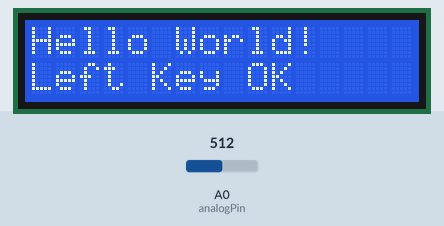
Simulated run of this sketch. Board: Arduino Uno, built with avr-gcc and run on an emulated ATmega328P. Parts: 16×2 character LCD. Inputs (shaded band) come from the test bench; at power-on: A0 (analogPin) = 512.

Above: at 1.2 s.
1.3 s: A0 (analogPin) set to 716
At 2.5 s:
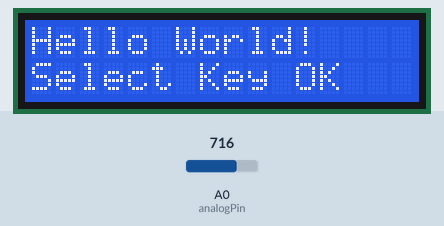
2.8 s: A0 (analogPin) set to 900
At 3.8 s:
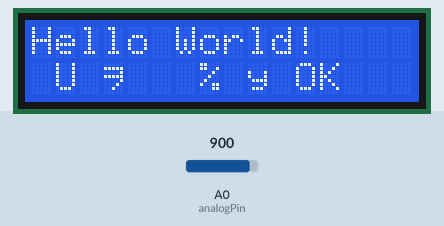
4.3 s: A0 (analogPin) set to 306
At 5.0 s:
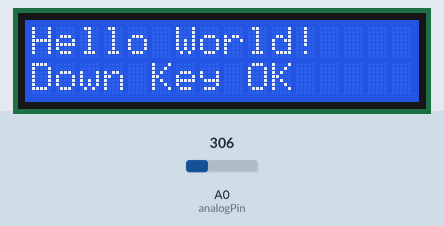
5.8 s: A0 (analogPin) set to 122
At 6.2 s:
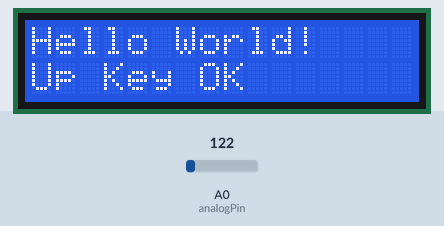
7.3 s: A0 (analogPin) set to 0
At 8.4 s:
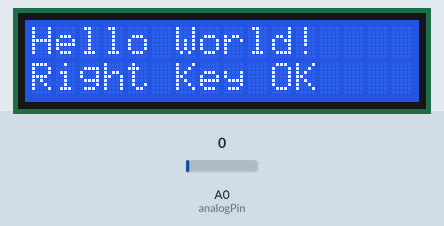
8.8 s: A0 (analogPin) set to 1023
At 9.6 s:
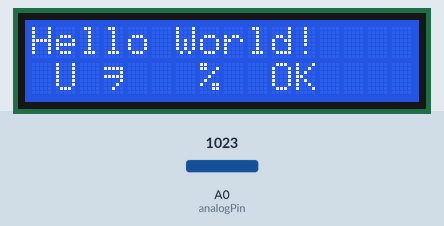
Timing chart, 0 to 11.3 s (numbered marks = the images above; inputs shaded):
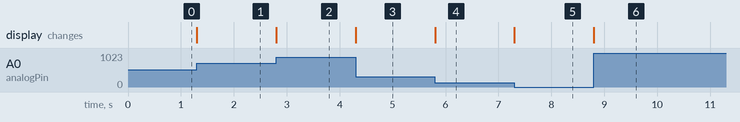

Measured:
- after the input at 1.3 s, the display: changes at once (image 1)
- after the input at 2.8 s, the display: changes at once (image 2)
- after the input at 4.3 s, the display: changes at once (image 3)
- after the input at 5.8 s, the display: changes at once (image 4)
- after the input at 7.3 s, the display: changes at once (image 5)
- after the input at 8.8 s, the display: changes at once (image 6)

The sketch:

hello_piano.ino
```cpp
/*
Hello World Tutorial - http://tutorial.cytron.com.my/2011/08/12/project-1-%E2%80%9Chello-world%E2%80%9D-on-lcd/
*/
#include <LiquidCrystal.h>

/*
  The circuit:
 * LCD RS pin to digital pin 8
 * LCD Enable pin to digital pin 9
 * LCD D4 pin to digital pin 4
 * LCD D5 pin to digital pin 5
 * LCD D6 pin to digital pin 6
 * LCD D7 pin to digital pin 7
 * LCD R/W pin to ground
*/

LiquidCrystal lcd(8, 9, 4, 5, 6, 7);

int analogPin = A0;
int adc_key_old;
int adc_key_in;
int NUM_KEYS = 5;
int key=-1;
int adc_key_val[5] ={30, 150, 360, 535, 760 };

char msgs[5][15] = {"Right Key OK ",
                    "Up Key OK    ",
                    "Down Key OK  ",
                    "Left Key OK  ",
                    "Select Key OK"};


/*******************************************************************************
* PRIVATE FUNCTION: setup()
*
* PARAMETERS:
* ~ void
*
* RETURN:
* ~ void
*
* DESCRIPTIONS:
* Define of I/O pin as Input or Output
*
*******************************************************************************/
// The setup() method runs once, when the sketch starts
void setup ()
{
  lcd.begin(16, 2);                         // set the lcd dimension
  lcd.clear();
  lcd.setCursor(0,0);
  lcd.print("Hello World!");
  lcd.setCursor(0,1);
  lcd.print("Press any key");
  adc_key_old = analogRead(analogPin);      // store the unpress key value
}


/*******************************************************************************
* PRIVATE FUNCTION: loop()
*
* PARAMETERS:
* ~ void
*
* RETURN:
* ~ void
*
* DESCRIPTIONS:
* Non-Stop looping
*
*******************************************************************************/
void loop()
{
  adc_key_in = analogRead(analogPin);     // read ADC value
  adc_key_in = get_key(adc_key_in);
  lcd.setCursor(0, 1);
  lcd.print(msgs[adc_key_in]);            //display message key
}


/*******************************************************************************
* PRIVATE FUNCTION: get_key
*
* PARAMETERS:
* ~ integer
*
* RETURN:
* ~ unsigned int input
*
* DESCRIPTIONS:
* convert the ADC value to number between 0 to 4
*
*******************************************************************************/
int get_key(unsigned int input)
{
  int k;

  for (k = 0; k < NUM_KEYS; k++)
  {
    if (input < adc_key_val[k])
    {
      return k;
    }
  }

  return -1;
}
```
